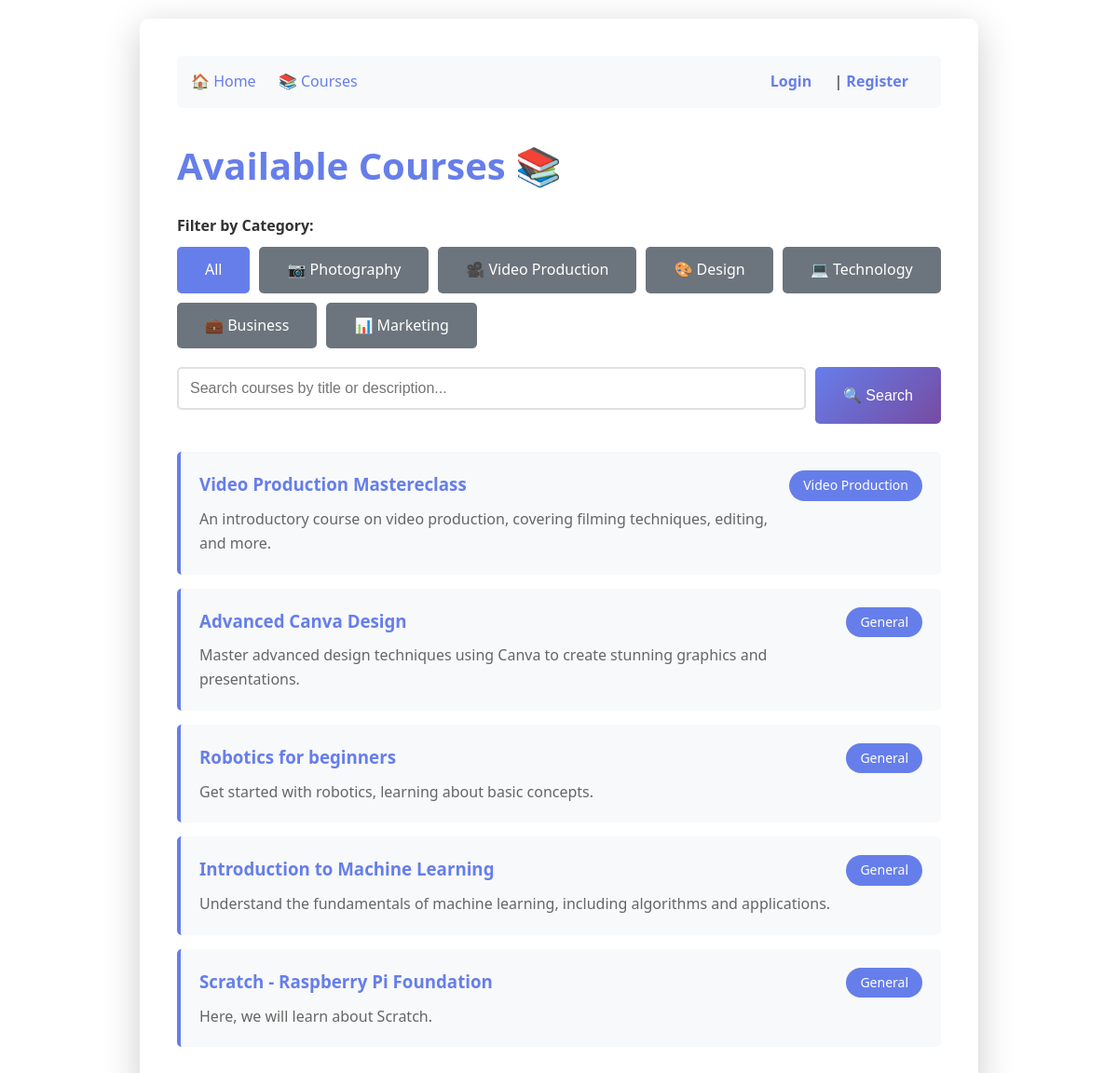
Screenshot of /courses with the database file from the repository.
### tables this page shows
CREATE TABLE courses (
                   id INTEGER PRIMARY KEY,
                   title TEXT NOT NULL,
                   description TEXT NOT NULL
               , video_url TEXT, category TEXT DEFAULT 'General');

### routes/courses.py (the view)
    @app.route('/courses')
    def courses():
        search_query = request.args.get('search', '').strip()
        category_filter = request.args.get('category', '').strip()  # NEW!
        conn = get_db_connection()
        if search_query and category_filter:
            courses_list = conn.execute(
                'SELECT * FROM courses WHERE (title LIKE ? OR description LIKE ?) AND category = ?',
                (f'%{search_query}%', f'%{search_query}%', category_filter)
            ).fetchall()
        elif search_query:
            courses_list = conn.execute(
                'SELECT * FROM courses WHERE title LIKE ? OR description LIKE ?',
                (f'%{search_query}%', f'%{search_query}%')
            ).fetchall()
        elif category_filter:
            courses_list = conn.execute(
                'SELECT * FROM courses WHERE category = ?',
                (category_filter,)
            ).fetchall()
        else:
            courses_list = conn.execute('SELECT * FROM courses').fetchall()
        conn.close()
        user = session.get('username')
        admin = is_admin()
        return render_template('courses.html', courses=courses_list,
                            username=user, is_admin=admin,
                            search_query=search_query,
                            category_filter=category_filter)  # Pass category_filter too!

### helpers.py (called while the page is built, shortened)
def get_db_connection():
    conn = sqlite3.connect('lms.db')
    conn.row_factory = sqlite3.Row
    return conn

def is_admin():
    if 'username' not in session:
        return False

### templates/courses.html (shortened to what this page needs)
{% extends "base.html" %}
{% block content %}
    <h1>Available Courses 📚</h1>
    <div style="margin-bottom: 20px;">
        <strong>Filter by Category:</strong>
        <div style="display: flex; gap: 10px; flex-wrap: wrap; margin-top: 10px;">
            <a href="/courses" class="btn" style="display: inline-block; text-decoration: none; {% if not category_filter %}background: #667eea;{% else %}background: #6c757d;{% endif %}">
                All
            </a>
            <a href="/courses?category=Photography" class="btn" style="display: inline-block; text-decoration: none; {% if category_filter == 'Photography' %}background: #667eea;{% else %}background: #6c757d;{% endif %}">
                📷 Photography
            </a>
            <a href="/courses?category=Video Production" class="btn" style="display: inline-block; text-decoration: none; {% if category_filter == 'Video Production' %}background: #667eea;{% else %}background: #6c757d;{% endif %}">
                🎥 Video Production
            </a>
            <a href="/courses?category=Design" class="btn" style="display: inline-block; text-decoration: none; {% if category_filter == 'Design' %}background: #667eea;{% else %}background: #6c757d;{% endif %}">
                🎨 Design
            </a>
            <a href="/courses?category=Technology" class="btn" style="display: inline-block; text-decoration: none; {% if category_filter == 'Technology' %}background: #667eea;{% else %}background: #6c757d;{% endif %}">
                💻 Technology
            </a>
            <a href="/courses?category=Business" class="btn" style="display: inline-block; text-decoration: none; {% if category_filter == 'Business' %}background: #667eea;{% else %}background: #6c757d;{% endif %}">
                💼 Business
            </a>
            <a href="/courses?category=Marketing" class="btn" style="display: inline-block; text-decoration: none; {% if category_filter == 'Marketing' %}background: #667eea;{% else %}background: #6c757d;{% endif %}">
                📊 Marketing
            </a>
        </div>
    </div>
    <form method="GET" action="/courses" style="margin-bottom: 30px;">
        <div style="display: flex; gap: 10px;">
            <input type="text"
                   name="search"
                   placeholder="Search courses by title or description..."
                   value="{{ search_query or '' }}"
                   style="flex: 1; padding: 12px; border: 2px solid #e0e0e0; border-radius: 5px; font-size: 16px;">
            <button type="submit" class="btn">🔍 Search</button>
        </div>
    </form>
    {% if courses|length > 0 %}
        <ul class="course-list">
            {% for course in courses %}
                <li class="course-item">
                    <div style="display: flex; justify-content: space-between; align-items: start;">
                        <div style="flex: 1;">
                            <h3><a href="/course/{{ course.id }}">{{ course.title }}</a></h3>
                            <p>{{ course.description }}</p>
                        </div>
                        {% if course.category %}
                            <span style="background: #667eea; color: white; padding: 5px 15px; border-radius: 20px; font-size: 14px; white-space: nowrap; margin-left: 15px;">
                                {{ course.category }}
                            </span>
                        {% endif %}
                    </div>
                </li>
            {% endfor %}
        </ul>
    {% else %}
        <div style="text-align: center; padding: 40px; color: #999;">
            <h3>No courses found</h3>
            <p>Try a different search term or category, or <a href="/courses">view all courses</a>.</p>
        </div>
    {% endif %}
{% endblock %}

### templates/base.html (shortened to what this page needs)
<!DOCTYPE html>
<html lang="en">
<head>
    <link rel="stylesheet" href="{{ url_for('static', filename='css/style.css') }}">
</head>
<body>
    <div class="container">
        <nav class="nav">
            <div>
                <a href="/">🏠 Home</a>
                <a href="/courses">📚 Courses</a>
            </div>
            <div class="user-info">
                {% if username %}
                    👤 {{ username }} | <a href="/logout">Logout</a>
                {% else %}
                    <a href="/login">Login</a> | <a href="/register">Register</a>
                {% endif %}
            </div>
        </nav>
        {% block content %}
        {% endblock %}
    </div>
</body>
</html>

### static/css/style.css (style rules this page uses)
* { margin: 0; padding: 0; box-sizing: border-box; }
body { font-family: 'Segoe UI', Tahoma, Geneva, Verdana, sans-serif; line-height: 1.6; color: #333; background-color: linear-gradient(135deg, #667eea 0%, #764ba2 100%); padding: 20px; }
.container { max-width: 900px; margin: 0 auto; background: white; padding: 40px; border-radius: 10px; box-shadow: 0 10px 40px rgba(0, 0, 0, 0.2); }
h1 { color: #667eea; margin-bottom: 20px; font-size: 2.5rem; }
a { color: #667eea; text-decoration: none; transition: color 0.3s ease; }
.nav { background: #f8f9fa; padding: 15px; border-radius: 5px; margin-bottom: 30px; display: flex; justify-content: space-between; align-self: center; }
.nav a { margin-right: 20px; }
.nav .user-info { color: #666; font-weight: bold; }
form { margin: 20px 0; }
input[type="text"], input[type="password"], textarea { width: 100%; padding: 12px; border: 2px solid #e0e0e0; border-radius: 5px; font-size: 16px; transition: border-color 0.3s; margin-bottom: 15px; }
button[type="submit"], .btn { background: linear-gradient(135deg, #667eea 0%, #764ba2 100%); color: white; padding: 12px 30px; border: none; border-radius: 5px; font-size: 16px; cursor: pointer; transition: transform 0.2s, box-shadow 0.2s; }
.course-list { list-style: none; padding: 0; }
.course-item { background: #f8f9fa; padding: 20px; margin-bottom: 15px; border-radius: 5px; border-left: 4px solid #667eea; transition: transform 0.2s, box-shadow 0.2s; }
.course-item h3 { color: #667eea; margin-bottom: 10px; }
.course-item p { color: #666; }

### rows the page displays
courses: title "Video Production Mastereclass", description "An introductory course on video production, covering filming techniques, editing, and more.", category "Video Production"
courses: title "Advanced Canva Design", description "Master advanced design techniques using Canva to create stunning graphics and presentations.", category "General"
courses: title "Robotics for beginners", description "Get started with robotics, learning about basic concepts.", category "General"
courses: title "Introduction to Machine Learning", description "Understand the fundamentals of machine learning, including algorithms and applications.", category "General"
courses: title "Scratch - Raspberry Pi Foundation", description "Here, we will learn about Scratch.", category "General"
